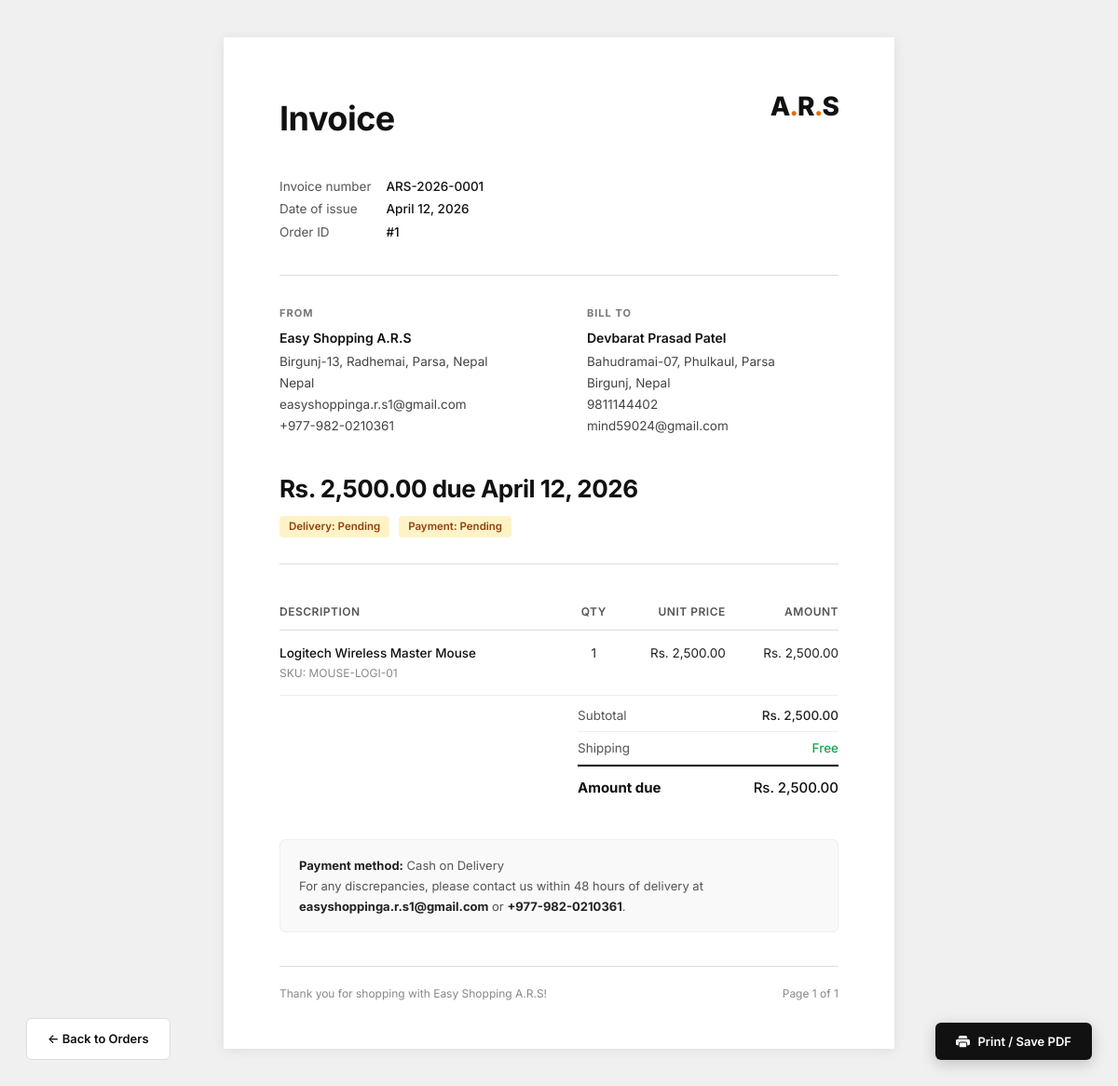
Page /invoice.php?id=1 (signed in) on the committed database.
### tables this page shows
CREATE TABLE `order_items` (
  `id` int(11) NOT NULL AUTO_INCREMENT,
  `order_id` int(11) DEFAULT NULL,
  `product_id` int(11) DEFAULT NULL,
  `quantity` int(11) NOT NULL,
  `price` decimal(10,2) NOT NULL,
  `discount_price` decimal(10,2) DEFAULT NULL,
  PRIMARY KEY (`id`),
  KEY `order_id` (`order_id`),
  KEY `product_id` (`product_id`),
  CONSTRAINT `order_items_ibfk_1` FOREIGN KEY (`order_id`) REFERENCES `orders` (`id`),
  CONSTRAINT `order_items_ibfk_2` FOREIGN KEY (`product_id`) REFERENCES `products` (`id`)
);

CREATE TABLE `orders` (
  `id` int(11) NOT NULL AUTO_INCREMENT,
  `user_id` int(11) DEFAULT NULL,
  `customer_name` varchar(255) DEFAULT NULL,
  `customer_email` varchar(255) DEFAULT NULL,
  `customer_phone` varchar(20) DEFAULT NULL,
  `shipping_address` text DEFAULT NULL,
  `shipping_city` varchar(100) DEFAULT NULL,
  `total_amount` decimal(10,2) NOT NULL,
  `shipping_charge` decimal(10,2) DEFAULT 0.00,
  `coupon_code` varchar(50) DEFAULT NULL,
  `discount_amount` decimal(10,2) DEFAULT 0.00,
  `payment_method` enum('COD','eSewa','BankQR') NOT NULL,
  `payment_status` enum('Pending','Paid','Failed') DEFAULT 'Pending',
  `delivery_status` enum('Pending','Confirmed','Shipped','Out for Delivery','Delivered','Cancelled','Return Requested','Returned') DEFAULT 'Pending',
  `current_location` varchar(255) DEFAULT 'Preparing for shipment',
  `location_updated_at` timestamp NULL DEFAULT NULL,
  `transaction_id` varchar(100) DEFAULT NULL,
  `payment_proof` varchar(255) DEFAULT NULL,
  `address` text DEFAULT NULL,
  `notes` text DEFAULT NULL,
  `created_at` timestamp NULL DEFAULT current_timestamp(),
  PRIMARY KEY (`id`),
  KEY `user_id` (`user_id`),
  KEY `idx_orders_created_at` (`created_at`),
  KEY `idx_orders_payment_status` (`payment_status`),
  CONSTRAINT `orders_ibfk_1` FOREIGN KEY (`user_id`) REFERENCES `users` (`id`)
);

CREATE TABLE `site_settings` (
  `key` varchar(100) NOT NULL,
  `value` text NOT NULL,
  PRIMARY KEY (`key`)
);

CREATE TABLE `products` (
  `id` int(11) NOT NULL AUTO_INCREMENT,
  `name` varchar(255) NOT NULL,
  `slug` varchar(255) NOT NULL,
  `description` text DEFAULT NULL,
  `price` decimal(10,2) NOT NULL,
  `discount_price` decimal(10,2) DEFAULT NULL,
  `category_id` int(11) DEFAULT NULL,
  `stock` int(11) DEFAULT 0,
  `image` varchar(255) DEFAULT NULL,
  `sku` varchar(50) DEFAULT NULL,
  `is_featured` tinyint(1) DEFAULT 0,
  `created_at` timestamp NULL DEFAULT current_timestamp(),
  PRIMARY KEY (`id`),
  UNIQUE KEY `slug` (`slug`),
  UNIQUE KEY `sku` (`sku`),
  KEY `category_id` (`category_id`),
  CONSTRAINT `products_ibfk_1` FOREIGN KEY (`category_id`) REFERENCES `categories` (`id`)
);

### includes/functions.php (called while the page is built, shortened)
<?php
$project_dir = rtrim(dirname($_SERVER['SCRIPT_NAME']), '/\\');
$project_dir = rtrim(str_replace('\\', '/', $project_dir), '/');
$app_base_path = $project_dir . '/';
function url($path = '') {
    global $app_base_path;
    return $app_base_path . ltrim($path, '/');
}
function h($string) {
    return htmlspecialchars($string ?? '', ENT_QUOTES, 'UTF-8');
}
function get_setting($key, $default = null) {
    global $pdo;
    try {
        $stmt = $pdo->prepare("SELECT `value` FROM site_settings WHERE `key` = ?");
        $stmt->execute([$key]);
        $result = $stmt->fetch();
        return $result ? $result['value'] : $default;
    } catch (PDOException $e) {
        return $default;
    }
}
?>

### invoice.php (the view, shortened to what this page needs)
<?php
require_once 'includes/db.php';
require_once 'includes/functions.php';
$order_id = isset($_GET['id']) ? (int)$_GET['id'] : null;
try {
    $stmt = $pdo->prepare("
        SELECT o.*, oi.quantity, oi.price as unit_price, oi.discount_price as item_discount_price,
               p.name as prod_name, p.sku as prod_sku
        FROM orders o
        JOIN order_items oi ON o.id = oi.order_id
        JOIN products p ON oi.product_id = p.id
        WHERE o.id = ?
    ");
    $stmt->execute([$order_id]);
    $items = $stmt->fetchAll();
    $order = $items[0];
} catch (Exception $e) {
    die("Error: " . $e->getMessage());
}
$site_name    = get_setting('site_name', 'Easy Shopping A.R.S');
$site_email   = get_setting('admin_email', 'easyshoppinga.r.s1@gmail.com');
$site_phone   = get_setting('site_phone', '+977-982-0210361');
$site_address = get_setting('site_address', 'Birgunj-13, Radhemai, Parsa, Nepal');
$invoice_number = 'ARS-' . date('Y', strtotime($order['created_at'])) . '-' . str_pad($order['id'], 4, '0', STR_PAD_LEFT);
$invoice_date   = date('F j, Y', strtotime($order['created_at']));
$original_subtotal = 0;
foreach ($items as $item) {
    $original_subtotal += $item['unit_price'] * $item['quantity'];
}
$shipping       = $order['shipping_charge'] ?? 0;
$total_amount   = $order['total_amount'];
$pay_method_map = ['cod' => 'Cash on Delivery', 'COD' => 'Cash on Delivery', 'esewa' => 'eSewa', 'BankQR' => 'Bank QR'];
$pay_method = $pay_method_map[$order['payment_method']] ?? strtoupper($order['payment_method']);
?>
<!DOCTYPE html>
<html lang="en">
<head>
</head>
<body>
<div class="page">
    <div class="inv-header">
        <h1>Invoice</h1>
        <div class="site-logo">
            A<span>.</span>R<span>.</span>S
        </div>
    </div>
    <div class="inv-meta">
        <span class="label">Invoice number</span>
        <span class="value"><?php echo $invoice_number; ?></span>
        <span class="label">Date of issue</span>
        <span class="value"><?php echo $invoice_date; ?></span>
        <span class="label">Order ID</span>
        <span class="value">#<?php echo $order['id']; ?></span>
    </div>
    <hr class="divider">
    <div class="address-row">
        <div class="address-col">
            <div class="col-label">From</div>
            <strong><?php echo h($site_name); ?></strong>
            <p>
                <?php echo nl2br(h($site_address)); ?><br>
                Nepal<br>
                <?php echo h($site_email); ?><br>
                <?php echo h($site_phone); ?>
            </p>
        </div>
        <div class="address-col">
            <div class="col-label">Bill to</div>
            <strong><?php echo h($order['customer_name']); ?></strong>
            <p>
                <?php echo h($order['shipping_address']); ?><br>
                <?php echo h($order['shipping_city']); ?>, Nepal<br>
                <?php echo h($order['customer_phone']); ?>
                <?php if (!empty($order['customer_email'])): ?>
                <br><?php echo h($order['customer_email']); ?>
                <?php endif; ?>
            </p>
        </div>
    </div>
    <div class="amount-due">
        <h2>Rs. <?php echo number_format($total_amount, 2); ?> due <?php echo $invoice_date; ?></h2>
    </div>
    <div class="status-badges">
        <?php
        $d_class = [
            'Delivered' => 'delivered',
            'Shipped' => 'shipped',
            'Cancelled' => 'cancelled',
            'Pending' => 'pending',
            'Confirmed' => 'confirmed',
            'Out for Delivery' => 'shipped',
            'Return Requested' => 'return-requested',
            'Returned' => 'returned'
        ];
        $p_class = ['Paid' => 'paid', 'Pending' => 'pending', 'Failed' => 'failed'];
        ?>
        <span class="badge <?php echo $d_class[$order['delivery_status']] ?? ''; ?>">
            Delivery: <?php echo $order['delivery_status']; ?>
        </span>
        <span class="badge <?php echo $p_class[$order['payment_status']] ?? ''; ?>">
            Payment: <?php echo $order['payment_status']; ?>
        </span>
    </div>
    <hr class="divider">
    <table>
        <thead>
            <tr>
                <th>Description</th>
                <th class="center">Qty</th>
                <th class="right">Unit price</th>
                <th class="right">Amount</th>
            </tr>
        </thead>
        <tbody>
        <?php foreach ($items as $item):
            $eff_price  = (!empty($item['item_discount_price']) && $item['item_discount_price'] < $item['unit_price'])
                          ? $item['item_discount_price'] : $item['unit_price'];
            $line_total = $eff_price * $item['quantity'];
        ?>
            <tr>
                <td>
                    <div class="prod-name"><?php echo h($item['prod_name']); ?></div>
                    <?php if ($item['prod_sku']): ?>
                    <div class="prod-sub">SKU: <?php echo h($item['prod_sku']); ?></div>
                    <?php endif; ?>
                </td>
                <td class="center"><?php echo $item['quantity']; ?></td>
                <td class="right">
                    <?php if ($eff_price < $item['unit_price']): ?>
                        <div>Rs. <?php echo number_format($eff_price, 2); ?></div>
                        <div class="strike">Rs. <?php echo number_format($item['unit_price'], 2); ?></div>
                    <?php else: ?>
                        Rs. <?php echo number_format($item['unit_price'], 2); ?>
                    <?php endif; ?>
                </td>
                <td class="right">Rs. <?php echo number_format($line_total, 2); ?></td>
            </tr>
        <?php endforeach; ?>
        </tbody>
    </table>
    <div class="totals-wrap">
        <div class="totals">
            <div class="t-row">
                <span>Subtotal</span>
                <span class="t-val">Rs. <?php echo number_format($original_subtotal, 2); ?></span>
            </div>
            <div class="t-row">
                <span>Shipping</span>
                <?php if ($shipping > 0): ?>
                    <span class="t-val">Rs. <?php echo number_format($shipping, 2); ?></span>
                <?php else: ?>
                    <span class="t-val green">Free</span>
                <?php endif; ?>
            </div>
            <div class="t-row grand">
                <span>Amount due</span>
                <span class="t-val">Rs. <?php echo number_format($total_amount, 2); ?></span>
            </div>
        </div>
    </div>
    <div class="pay-note">
        <strong>Payment method:</strong> <?php echo h($pay_method); ?><br>
        For any discrepancies, please contact us within 48 hours of delivery at
        <strong><?php echo h($site_email); ?></strong> or <strong><?php echo h($site_phone); ?></strong>.
    </div>
    <div class="inv-footer">
        <span>Thank you for shopping with <?php echo h($site_name); ?>!</span>
        <span>Page 1 of 1</span>
    </div>
</div>
<button class="btn-print" onclick="window.print()">
    Print / Save PDF
</button>
<a href="<?php echo url('/orders.php'); ?>" class="btn-back">&larr; Back to Orders</a>
</body>
</html>

### invoice.php (style rules this page uses)
*, *::before, *::after { box-sizing: border-box; margin: 0; padding: 0; }
body { font-family: 'Inter', -apple-system, BlinkMacSystemFont, sans-serif; font-size: 14px; color: #1a1a1a; background: #f0f0f0; line-height: 1.5; }
.page { max-width: 720px; margin: 40px auto; background: #fff; padding: 60px 60px 50px; box-shadow: 0 2px 12px rgba(0,0,0,0.08); }
.inv-header { display: flex; justify-content: space-between; align-items: flex-start; margin-bottom: 36px; }
.inv-header h1 { font-size: 36px; font-weight: 700; letter-spacing: -0.5px; color: #111; }
.site-logo { font-size: 28px; font-weight: 800; color: #111; letter-spacing: -1px; text-align: right; line-height: 1; }
.site-logo span { color: #ea6c00; }
.inv-meta { display: grid; grid-template-columns: max-content 1fr; gap: 4px 16px; margin-bottom: 36px; font-size: 13.5px; }
.inv-meta .label { color: #555; }
.inv-meta .value { color: #111; font-weight: 500; }
hr.divider { border: none; border-top: 1px solid #ddd; margin: 0 0 32px; }
.address-row { display: flex; gap: 60px; margin-bottom: 36px; }
.address-col { flex: 1; }
.address-col .col-label { font-size: 11px; font-weight: 700; text-transform: uppercase; letter-spacing: 1px; color: #777; margin-bottom: 8px; }
.address-col strong { display: block; font-size: 14px; font-weight: 600; color: #111; margin-bottom: 4px; }
.address-col p { font-size: 13.5px; color: #444; line-height: 1.7; }
.amount-due { margin-bottom: 10px; }
.amount-due h2 { font-size: 26px; font-weight: 700; color: #111; letter-spacing: -0.5px; }
.status-badges { display: flex; gap: 10px; margin: 10px 0 28px; flex-wrap: wrap; }
.badge { display: inline-block; font-size: 11.5px; font-weight: 600; padding: 3px 10px; border-radius: 4px; background: #f3f3f3; color: #444; }
.badge.pending { background: #fef3c7; color: #92400e; }
table { width: 100%; border-collapse: collapse; margin-bottom: 0; }
thead th { font-size: 12px; font-weight: 600; color: #555; text-transform: uppercase; letter-spacing: 0.5px; padding: 10px 0; border-bottom: 1px solid #ddd; text-align: left; }
thead th.right { text-align: right; }
thead th.center { text-align: center; }
tbody td { padding: 14px 0; border-bottom: 1px solid #eee; vertical-align: top; font-size: 13.5px; color: #222; }
tbody td.right { text-align: right; }
tbody td.center { text-align: center; }
.prod-name { font-weight: 500; color: #111; }
.prod-sub { font-size: 12px; color: #888; margin-top: 2px; }
.totals-wrap { display: flex; justify-content: flex-end; margin-top: 4px; margin-bottom: 36px; }
.totals { width: 280px; }
.t-row { display: flex; justify-content: space-between; padding: 7px 0; font-size: 13.5px; color: #555; border-bottom: 1px solid #eee; }
.t-row:last-child { border-bottom: none; }
.t-row .t-val { font-weight: 500; color: #222; }
.t-row .t-val.green { color: #16a34a; }
.t-row.grand { padding-top: 12px; font-size: 15px; font-weight: 700; color: #111; border-top: 2px solid #111; border-bottom: none; }
.t-row.grand .t-val { color: #111; }
.pay-note { background: #f9f9f9; border: 1px solid #eee; border-radius: 6px; padding: 16px 20px; font-size: 13px; color: #555; margin-bottom: 36px; line-height: 1.7; }
.pay-note strong { color: #222; }
.inv-footer { border-top: 1px solid #ddd; padding-top: 20px; display: flex; justify-content: space-between; align-items: center; font-size: 12px; color: #888; }
.btn-print { position: fixed; bottom: 28px; right: 28px; background: #111; color: #fff; border: none; padding: 12px 22px; border-radius: 6px; font-size: 13px; font-weight: 600; cursor: pointer; display: flex; align-items: center; gap: 8px; box-shadow: 0 4px 16px rgba(0,0,0,0.2); font-family: inherit; }
.btn-back { position: fixed; bottom: 28px; left: 28px; background: #fff; color: #111; border: 1px solid #ddd; padding: 12px 22px; border-radius: 6px; font-size: 13px; font-weight: 600; cursor: pointer; text-decoration: none; font-family: inherit; }

### rows in the picture
order_items: order.created_at "ARS-2026-0001", order.created_at "April 12, 2026", order "1", order.customer_name "Devbarat Prasad Patel", order.shipping_address "Bahudramai-07, Phulkaul, Parsa", order.shipping_city "Birgunj", order.customer_phone "9811144402", order.customer_email "mind59024@gmail.com", order.total_amount "2,500.00", order.delivery_status "Pending", order.payment_status "Pending", product.name "Logitech Wireless Master Mouse", product.sku "MOUSE-LOGI-01", quantity "1", price "2,500.00", line_total "2,500.00", order.payment_method "Cash on Delivery"
site_settings: value "Easy Shopping A.R.S"
site_settings: value "easyshoppinga.r.s1@gmail.com"

### other values in the picture
$site_address "Birgunj-13, Radhemai, Parsa, Nepal"
$site_phone "+977-982-0210361"
$original_subtotal "2,500.00"
